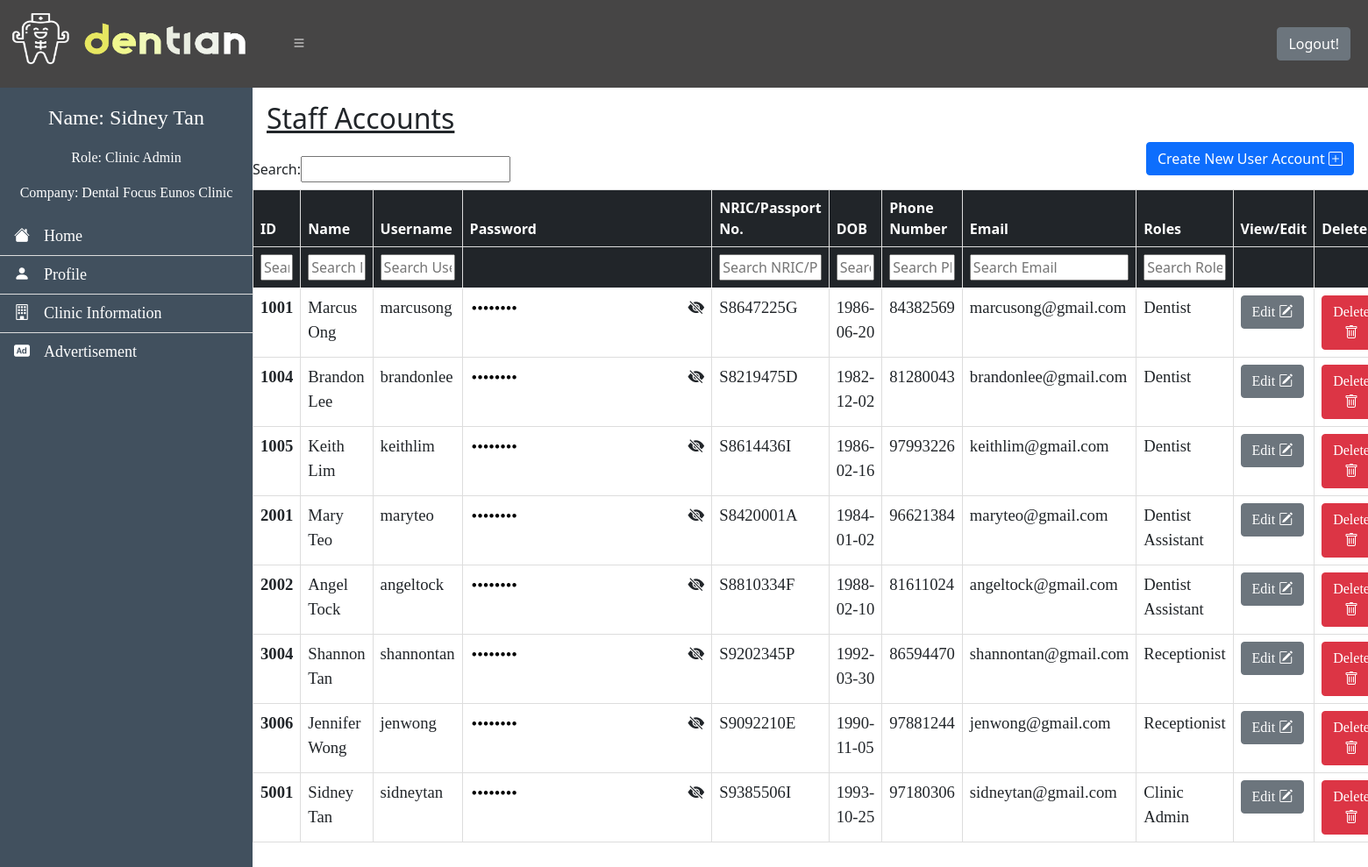
The page /AdminDashboard.php (signed in) on the database its author committed.
### tables this page shows
CREATE TABLE `user_table` (
  `Emp_ID` int NOT NULL,
  `First_Name` varchar(20) NOT NULL,
  `Last_Name` varchar(20) DEFAULT NULL,
  `username` varchar(20) NOT NULL,
  `password` varchar(20) NOT NULL,
  `NRIC_PNum` varchar(9) NOT NULL,
  `Gender` char(1) NOT NULL,
  `Birth_Date` date DEFAULT NULL,
  `Address` varchar(100) NOT NULL,
  `Phone_Num` int NOT NULL,
  `Email` varchar(50) NOT NULL,
  `Role` varchar(20) NOT NULL,
  `Specialization` varchar(50) NOT NULL,
  `Company` varchar(100) NOT NULL,
  `status` varchar(8) NOT NULL DEFAULT 'Active'
);

### Admin.php (called while the page is built, shortened)
<?php
$company = $_SESSION['Company'];
if (!isset($_SESSION['Role']) && empty($_SESSION['Role'])) {
	header("Location: index.php");
} else {
	if (!isset($_SESSION['temp']) && empty($_SESSION['temp'])) {
		$db = new DB_Connect();
		$stmt = $db->connect()->prepare("SELECT * FROM user_table WHERE `Role` != 'Super Admin' AND `Company` = ?");
		$stmt->execute([$company]);
		if ($stmt->rowCount() > 0) {
			$users = $stmt->fetchAll(PDO::FETCH_ASSOC);
		}
	} else {
		$users = $_SESSION['temp'];
	}
}
?>

### db_connection.php (called while the page is built, shortened)
<?php
class DB_Connect
{
    public function connect()
    {
        try {
            $ghost = "34.87.94.119";
            $gdb = "dentianDatabase";
            $gusername = "root";
            $gpassword = "r00tD3ntian@22";
            $conn = new PDO('mysql:host=' . $ghost . '; charset=utf8mb4;dbname=' . $gdb, $gusername, $gpassword);
            return $conn;
        } catch (PDOException $e) {
            print "Error: " . $e->getMessage() . "<br>";
            die();
        }
    }
}
?>

### AdminDashboard.php (the view, shortened to what this page needs)
<?php
include 'db_connection.php';
include 'Navbar.php';
include 'Admin.php';
?>
<html>
<head>
	<link rel="stylesheet" href="https://cdn.jsdelivr.net/npm/bootstrap-icons@1.8.1/font/bootstrap-icons.css">
	<link href="https://cdn.jsdelivr.net/npm/bootstrap@5.0.2/dist/css/bootstrap.min.css" rel="stylesheet">
	<link rel="stylesheet" href="https://cdn.jsdelivr.net/npm/bootstrap-icons@1.8.1/font/bootstrap-icons.css">
</head>
<body>
	<div id="content-wrapper" class="content-wrapper">
		<div class="w-100 p-3">
			<div class="row g-3">
				<div class="col-3">
					<h2><u>Staff Accounts</u></h2>
				</div>
			</div>
			<div class="col">
				<button type="button" class="btn btn-primary float-end" data-bs-toggle="modal" data-bs-target="#createAcc">Create New User Account <i class="bi bi-plus-square"></i></button>
			</div>
		</div>
		<table id="searchTable" class="table table-hover ps-1 mt-2">
			<thead class="table-dark">
				<tr>
					<th scope="col" style="width: 100px">ID</th>
					<th scope="col">Name</th>
					<th scope="col">Username</th>
					<th scope="col" id="password" style="border-right:none;">Password</th>
					<th scope="col" id="password" style="border-left:none;"></th>
					<th scope="col" >NRIC/Passport No.</th>
					<th scope="col" style="width: 200px">DOB</th>
					<th scope="col">Phone Number</th>
					<th scope="col">Email</th>
					<th scope="col" style="width: 200px">Roles</th>
					<th scope="col" style="width: 100px" id="view">View/Edit</th>
					<th scope="col" style="width: 120px">Delete</th>
				</tr>
			</thead>
			<tbody>
				<?php
				if (isset($users)) {
					$count = "1";
					foreach ($users as $user) {
						echo
						'<tr>' .
							'<td scope="row"><b>' . $user['Emp_ID'] . '</b></td>' .
							'<td class="firstName">' . $user['First_Name'] . ' ' . $user['Last_Name'] . '</td>' .
							'<td>' . $user['username'] . '</td>' .
							'<td style="border-right:none;"><input type="password" value="' . $user['password'] . '" style="border:none;" id="password' . $count . '" readonly></td>' .
							'<td style="border-left:none;"><i toggle="#password-field" class="bi bi-eye-slash-fill float-end toggle-password"></i></td>' .
							'<td>' . $user['NRIC_PNum'] . '</td>' .
							'<td style=display:none>' . $user['Gender'] . '</td>' .
							'<td>' . $user['Birth_Date'] . '</td>' .
							'<td style=display:none>' . $user['Address'] . '</td>' .
							'<td>' . $user['Phone_Num'] . '</td>' .
							'<td>' . $user['Email'] . '</td>' .
							'<td>' . $user['Role'] . '</td>' .
							'<td style=display:none>' . $user['Specialization'] . '</td>' .
							'<td><button type="button" class="btn btn-secondary editBtn" data-bs-toggle="modal" data-bs-target="#editAcc">Edit <i class="bi bi-pencil-square"></i></button></td>' .
							'<td><button type="button" class="btn btn-danger deleteBtn" data-bs-toggle="modal" data-bs-target="#deleteAcc">Delete <i class="bi bi-trash"></i></button></td>' .
							'</tr>';
						++$count;
					}
				} else {
					echo
					'<tr>' .
						'<td class="text-center" colspan="11"><b>No accounts has been created.</b></td>' .
						'</tr>';
				}
				?>
			</tbody>
		</table>
	</div>
</body>
</html>

### Navbar.php (style rules this page uses)
body { background-image: url('img/AdminBackground.png'); background-repeat: no-repeat; background-attachment: fixed; background-size: cover; }
@media (min-width:769px) { #content-wrapper { transition: all 0.3s ease; } }

### AdminDashboard.php (style rules this page uses)
p, td { font-family: garamond; font-size: 14pt; }
td, th { border: 1px solid #ddd; }
table { width: 50%; background-color: white; text-align: left; }
body { background-image: url('img/AdminBackground.png'); background-repeat: no-repeat; background-attachment: fixed; background-size: cover; }
.content-wrapper { transition: all 0.3s ease; margin-left: 288px; }

### rows shown on the page
user_table: Emp_ID "1001", First_Name "Marcus", Last_Name "Ong", username "marcusong", NRIC_PNum "S8647225G", Birth_Date "1986-06-20", Phone_Num "84382569", Email "marcusong@gmail.com", Role "Dentist"
user_table: Emp_ID "1004", First_Name "Brandon", Last_Name "Lee", username "brandonlee", NRIC_PNum "S8219475D", Birth_Date "1982-12-02", Phone_Num "81280043", Email "brandonlee@gmail.com", Role "Dentist"
user_table: Emp_ID "1005", First_Name "Keith", Last_Name "Lim", username "keithlim", NRIC_PNum "S8614436I", Birth_Date "1986-02-16", Phone_Num "97993226", Email "keithlim@gmail.com", Role "Dentist"
user_table: Emp_ID "2001", First_Name "Mary", Last_Name "Teo", username "maryteo", NRIC_PNum "S8420001A", Birth_Date "1984-01-02", Phone_Num "96621384", Email "maryteo@gmail.com", Role "Dentist Assistant"
user_table: Emp_ID "2002", First_Name "Angel", Last_Name "Tock", username "angeltock", NRIC_PNum "S8810334F", Birth_Date "1988-02-10", Phone_Num "81611024", Email "angeltock@gmail.com", Role "Dentist Assistant"
user_table: Emp_ID "3004", First_Name "Shannon", Last_Name "Tan", username "shannontan", NRIC_PNum "S9202345P", Birth_Date "1992-03-30", Phone_Num "86594470", Email "shannontan@gmail.com", Role "Receptionist"
user_table: Emp_ID "3006", First_Name "Jennifer", Last_Name "Wong", username "jenwong", NRIC_PNum "S9092210E", Birth_Date "1990-11-05", Phone_Num "97881244", Email "jenwong@gmail.com", Role "Receptionist"
user_table: Emp_ID "5001", First_Name "Sidney", Last_Name "Tan", username "sidneytan", NRIC_PNum "S9385506I", Birth_Date "1993-10-25", Phone_Num "97180306", Email "sidneytan@gmail.com", Role "Clinic Admin"

### other values the page prints
$_SESSION['Name'] "Sidney Tan"
$_SESSION['Role'] "Clinic Admin"
$_SESSION['Company'] "Dental Focus Eunos Clinic"
